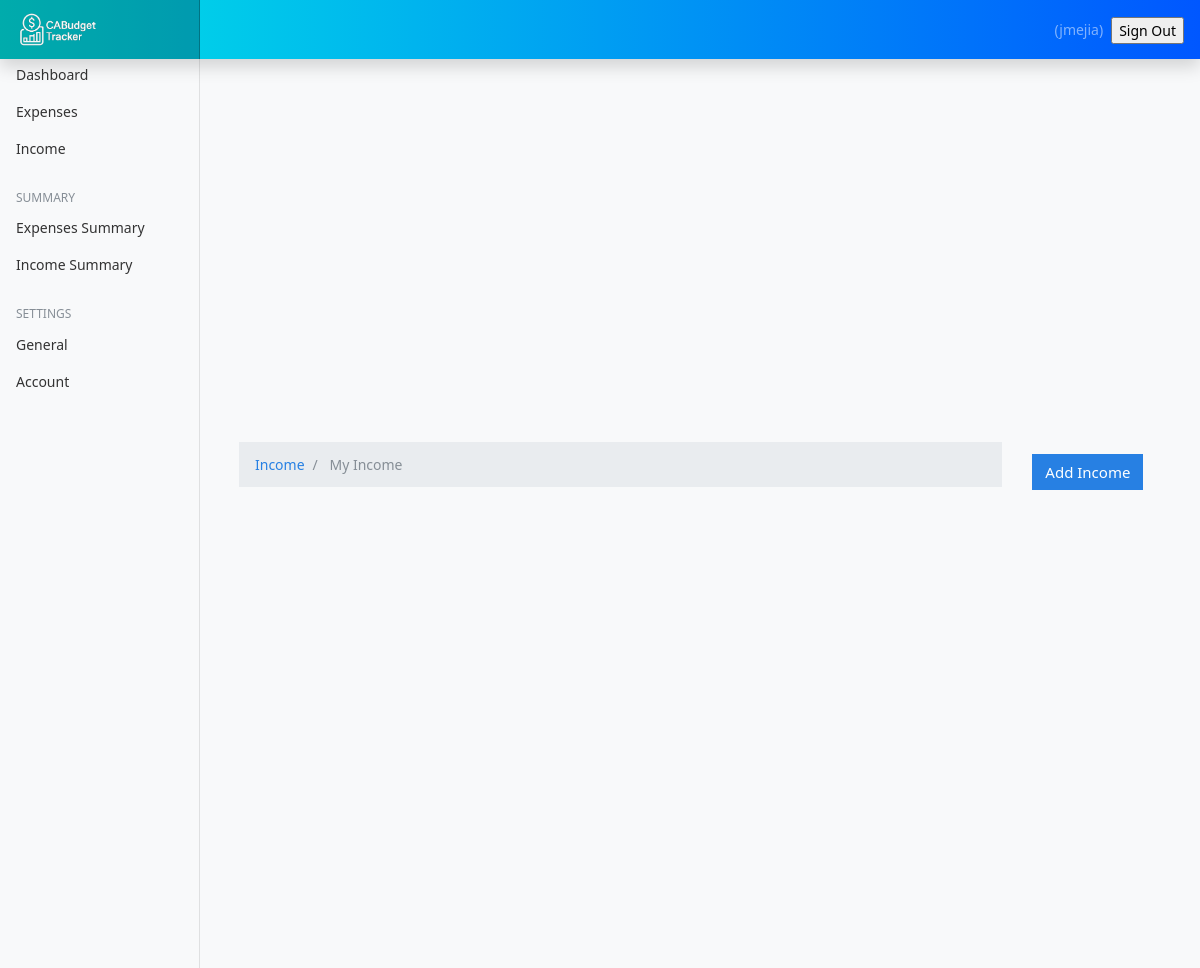
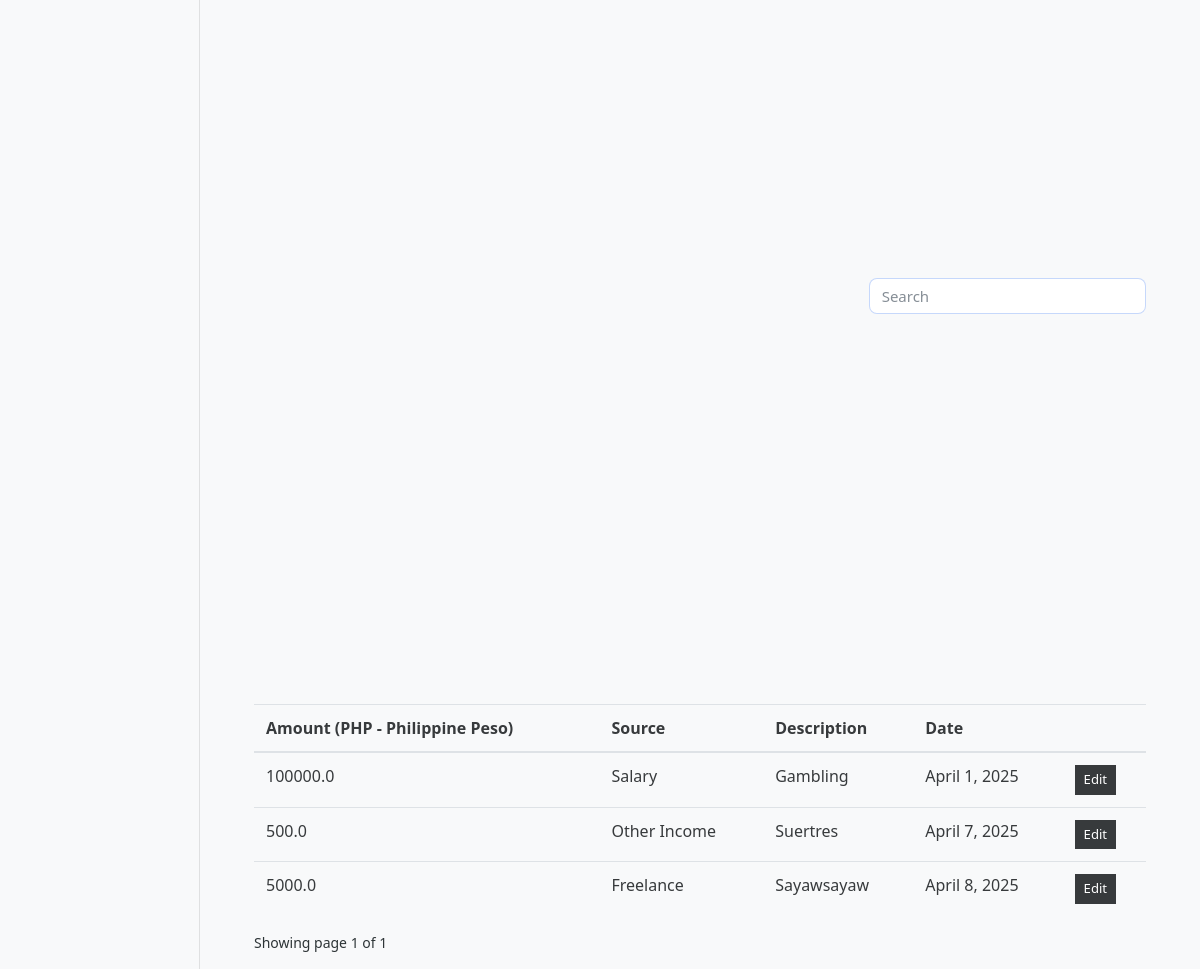
Screenshot of /income/ (signed in) with the database file from the repository (2 pictures, top to bottom).
### userpreferences/models.py (models this page shows, shortened)
class UserPreference(models.Model):
    user = models.OneToOneField(to=User, on_delete=models.CASCADE)
    currency = models.CharField(max_length=255, blank=True, null=True)

### userincome/models.py (models this page shows, shortened)
class UserIncome(models.Model):
    amount = models.FloatField()  # DECIMAL
    date = models.DateField(default=now)
    description = models.TextField()
    owner = models.ForeignKey(to=User, on_delete=models.CASCADE)
    source = models.CharField(max_length=266)
    class Meta:
        ordering: ['-date']

### userincome/views.py (the view)
# urls.py: path('', views.index, name="expenses"),
def index(request):
    categories = Source.objects.all()
    income = UserIncome.objects.filter(owner=request.user)
    paginator   = Paginator(income, 5)
    page_number = request.GET.get('page')
    page_obj    = paginator.get_page(page_number)
    try:
        currency = UserPreference.objects.get(user=request.user).currency
    except UserPreference.DoesNotExist:
        currency = 'USD'
    context = {
        'categories': categories,   # include if template needs it
        'income':     income,
        'page_obj':   page_obj,
        'currency':   currency,
    }
    return render(request, 'income/index.html', context)

### templates/income/index.html (shortened to what this page needs)
{% extends 'base.html' %}
{% load static %}
{% block content %}
<div class="container mt-4">
  <div class="row">
    <div class="col-md-10">
      <nav aria-label="breadcrumb">
        <ol class="breadcrumb">
          <li class="breadcrumb-item">
            <a href="">Income</a>
          </li>
          <li class="breadcrumb-item active" aria-current="page">
            My Income
          </li>
        </ol>
      </nav>
    </div>
    <div class="col-md-2">
      <a href="{% url 'add-income'%}" class="btn btn-primary">Add Income</a>
    </div>
  </div>
   <div class="container">
    {% if income.count %}
    <div class="row">
      <div class="col-md-4">
        <div class="form-group">
          <input type="text" class="form-control" id="searchField" placeholder="Search">
        </div>
      </div>
     </div>
<div class="app-table">
  <table class="table table-stripped table-hover">
    <thead>
      <tr>
        <th>Amount ({{currency}})</th>
        <th>Source</th>
        <th>Description</th>
        <th>Date</th>
        <th></th>
      </tr>
    </thead>
    <tbody>
      {% for income in page_obj%}
      <tr>
        <td>{{income.amount}}</td>
        <td>{{income.source}}</td>
        <td>{{income.description}}</td>
        <td>{{income.date}}</td>
        <td>
          <a
            href="{% url 'income-edit' income.id  %}"
            class="btn btn-secondary btn-sm"
            >Edit</a
          >
        </td>
      </tr>
      {% endfor %}
    </tbody>
  </table>
</div>
    <div class="pagination-container">
    <div class="">
      Showing page {{page_obj.number}} of {{ page_obj.paginator.num_pages }}
    </div>
    {% endif %}
  </div>
</div>
</div>
{% endblock content %}

### templates/base.html (shortened to what this page needs)
{% load static %}
<html lang="en">
  <head>
    <link href="{% static 'css/bootstrap.min.css'%}" rel="stylesheet" />
    <link href="{% static 'css/main.css'%}" rel="stylesheet" />
    <link rel="stylesheet" href="https://cdnjs.cloudflare.com/ajax/libs/font-awesome/6.0.0/css/all.min.css">
    <link href="{% static 'css/dashboard.css' %}" rel="stylesheet" />
  </head>
  <body>
    <nav class="navbar navbar-dark fixed-top flex-md-nowrap p-0 shadow"
     style="background: linear-gradient(to right, #00E5E5, #0057FF);">
      <a class="navbar-brand col-sm-3 col-md-2 mr-0" href="#">
        <img src="{% static 'img/cabudget_logo.png' %}"
             style="height: 35px; width: auto;"
             class="img-fluid"
             alt="Budge Tracker Logo">
      </a>
      <ul
        class="navbar-nav px-3"
        style="display: flex; flex-direction: row; align-items: center;"
      >
        <li class="nav-item text-nowrap">
          <span class="nav-link" href="">
            ({{request.user.username}})
          </span>
        </li>
        <li class="nav-item text-nowrap mt-3 ml-2">
          <form action="{% url  'logout' %}" method="POST">
            <input
              class="text text-capitalize"
              type="submit"
              value="Sign out"
            />
          </form>
        </li>
      </ul>
    </nav>
    <div class="container-fluid">
      <div class="row">
        {% include 'partials/_sidebar.html' %}
        <main role="main" class="col-md-9 ml-sm-auto col-lg-10 px-4">
          {% block content %} {% endblock %}
        </main>
      </div>
    </div>
  </body>
</html>

### expenseswebsite/static/css/main.css (style rules this page uses)
.form-control { border: 1px solid rgba(0, 87, 255, 0.2); border-radius: 8px; transition: all 0.3s ease; }
.row { min-height: 100vh; display: flex; align-items: center; justify-content: center; }

### expenseswebsite/static/css/dashboard.css (style rules this page uses)
:root { --primary: #3f51b5; --success: #4caf50; --danger: #f44336; --background: #f8f9fa; --text: #2d3436; --border: #e0e0e0; }
body { font-size: 0.875rem; }
[role="main"] { padding-top: 133px; }
@media (min-width: 768px) { [role="main"] { padding-top: 48px; } }
.navbar-brand { padding-top: 0.75rem; padding-bottom: 0.75rem; font-size: 1rem; background-color: rgba(0, 0, 0, 0.25); box-shadow: inset -1px 0 0 rgba(0, 0, 0, 0.25); }
body { background-color: var(--background); color: var(--text); }

### rows the page displays
UserPreference: currency "PHP - Philippine Peso"
UserIncome: amount "100000.0", source "Salary", description "Gambling", date "April 1, 2025"
UserIncome: amount "500.0", source "Other Income", description "Suertres", date "April 7, 2025"
UserIncome: amount "5000.0", source "Freelance", description "Sayawsayaw", date "April 8, 2025"

### other values shown
{{ request.user.username }} "jmejia"
{{ page_obj.number }} "1"
{{ page_obj.paginator.num_pages }} "1"
